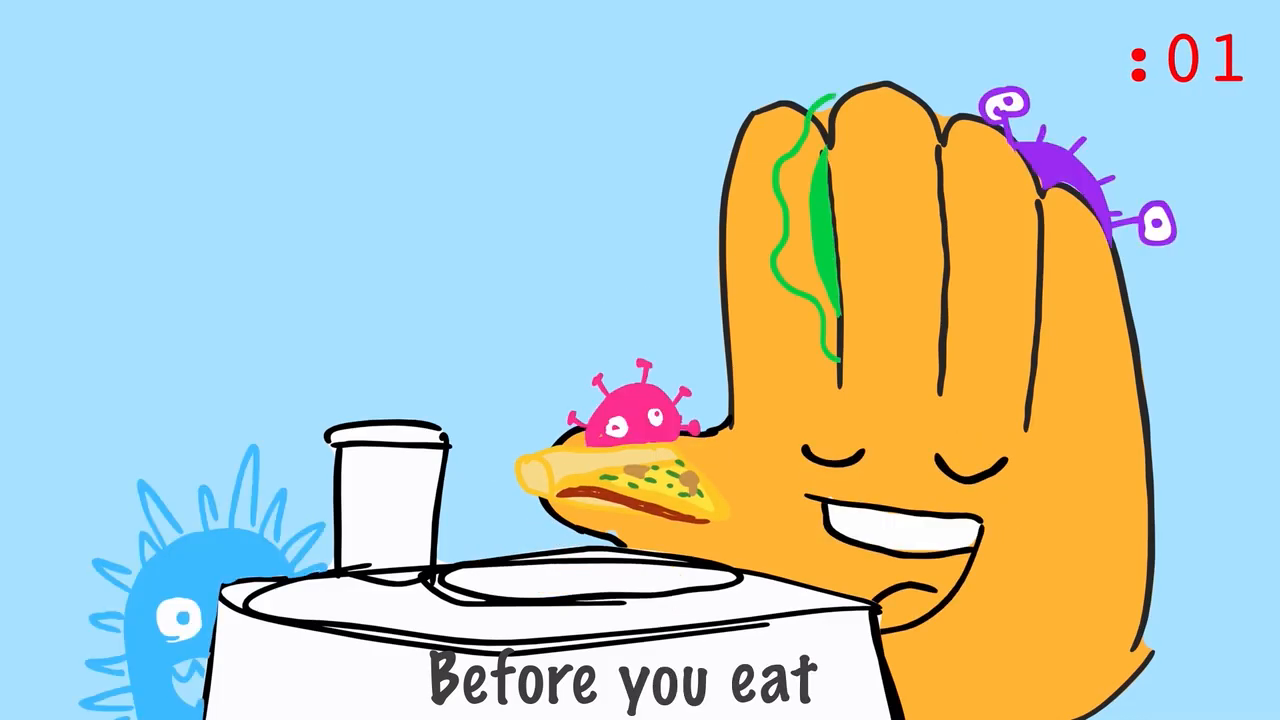
#> input picture frame 54 of sample.mp4, 1280 x 720 px
$ jupyter execute --allow-errors 'Video Loading.ipynb'
#> lines starting #> are read from the running program, lines starting #| are printed output that depends on the picture
#> (a cell that did not finish here is left out)

[cell 2]
import numpy as np
import cv2

cap = cv2.VideoCapture('sample.mp4')

while(cap.isOpened()):
    ret, frame = cap.read()
#> frame is the input picture: shape (720, 1280, 3); mean B, G, R 194, 203, 185.7
    cv2.imshow('frame',frame)
    if cv2.waitKey(1) & 0xFF == ord('q'):
#> (key q is pressed here)
        break

cap.release()
cv2.destroyAllWindows()

[cell 3]
import numpy as np
import cv2 as cv
cap = cv.VideoCapture('sample.mp4')
while cap.isOpened():
    ret, frame = cap.read()
    # if frame is read correctly ret is True
    if not ret:
        print("Can't receive frame (stream end?). Exiting ...")
        break
    gray = cv.cvtColor(frame, cv.COLOR_BGR2GRAY)
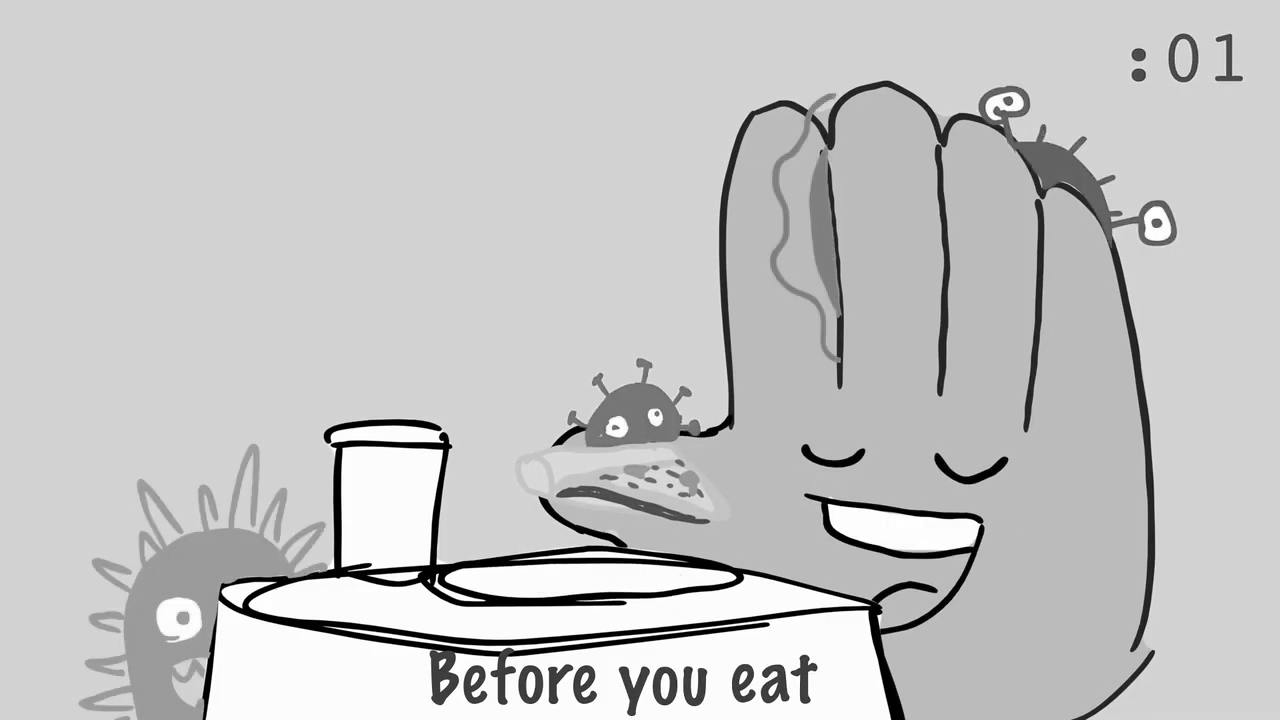
#> gray: shape (720, 1280); min 0, max 255, mean 196.7
    cv.imshow('frame', gray)
    if cv.waitKey(1) == ord('q'):
#> (key q is pressed here)
        break
cap.release()
cv.destroyAllWindows()

[cell 4]
import numpy as np
import cv2 as cv
cap = cv.VideoCapture(0)
# Define the codec and create VideoWriter object
fourcc = cv.VideoWriter_fourcc(*'XVID')
out = cv.VideoWriter('output.avi', fourcc, 20.0, (640,  480))
while cap.isOpened():
    ret, frame = cap.read()
    if not ret:
        print("Can't receive frame (stream end?). Exiting ...")
        break
    frame = cv.flip(frame, 0)
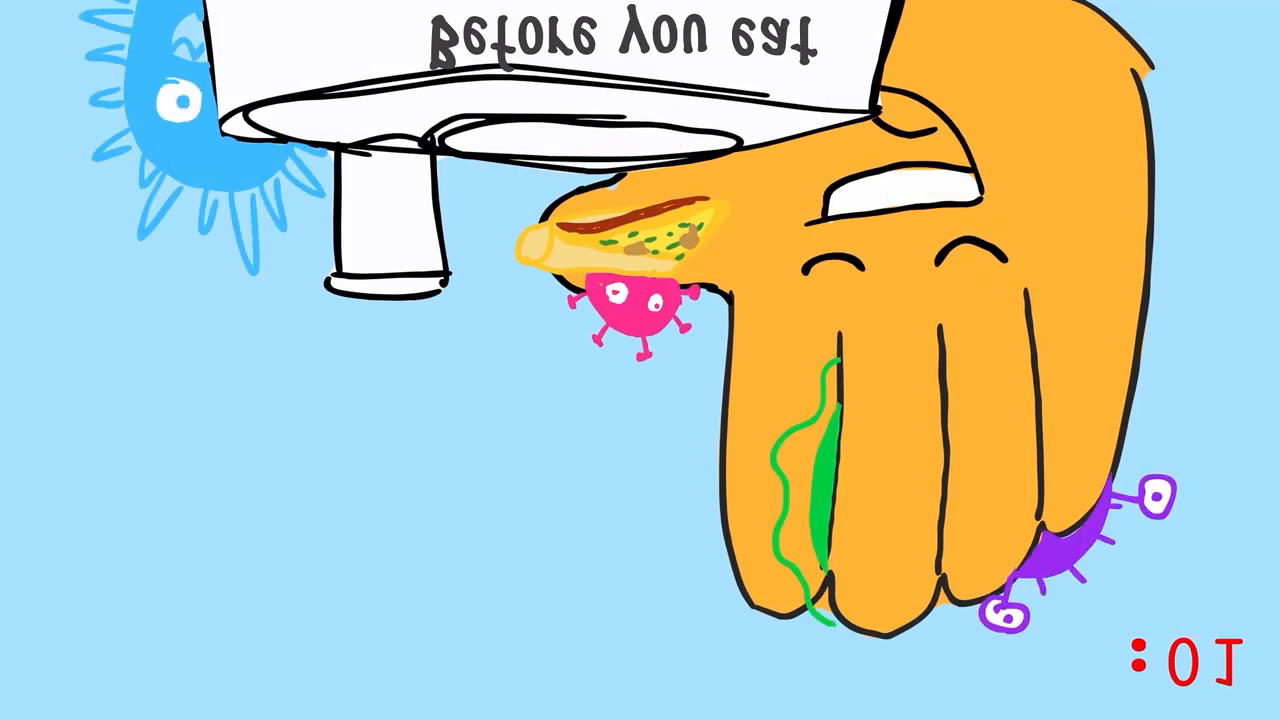
#> frame: shape (720, 1280, 3); mean B, G, R 194, 203, 185.7
    # write the flipped frame
    out.write(frame)
    cv.imshow('frame', frame)
    if cv.waitKey(1) == ord('q'):
#> (key q is pressed here)
        break
# Release everything if job is finished
cap.release()
out.release()
cv.destroyAllWindows()

$ run again, starting later in the video
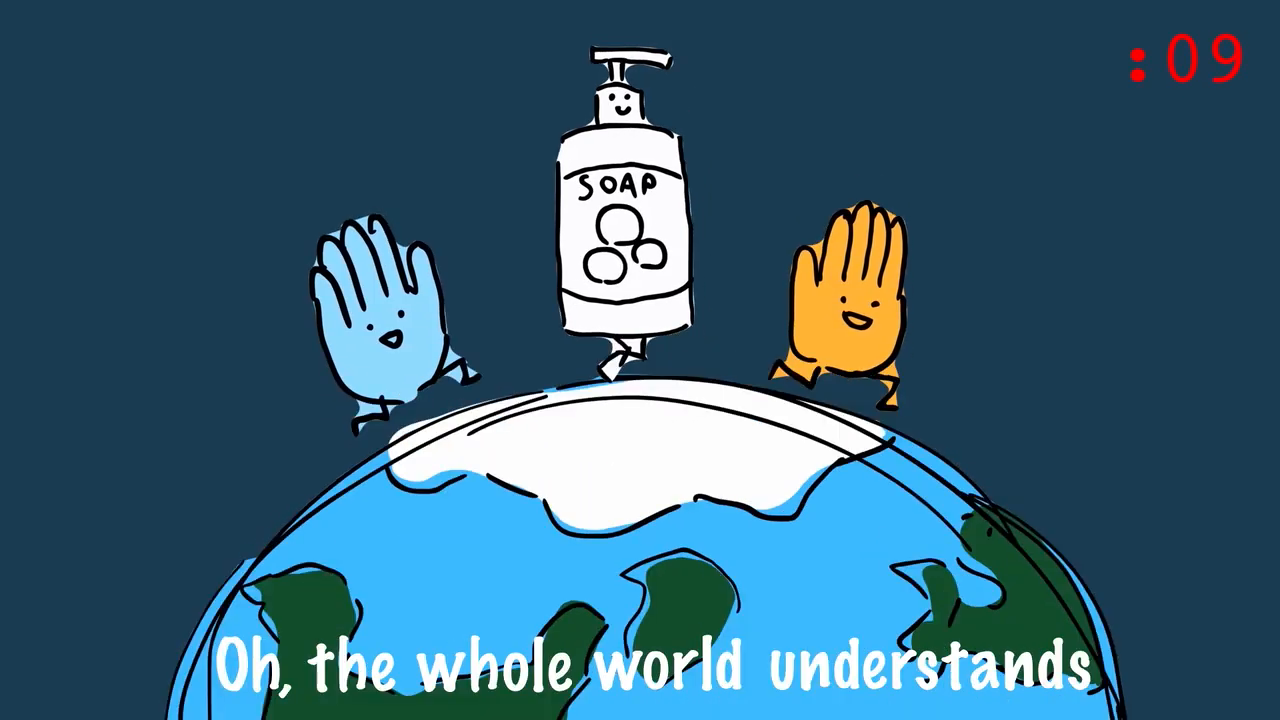
#> input picture frame 245 of sample.mp4, 1280 x 720 px
#> frame is the input picture: shape (720, 1280, 3); mean B, G, R 117.6, 96.6, 55.5
#> `gray = cv.cvtColor(frame, cv.COLOR_BGR2GRAY)`:
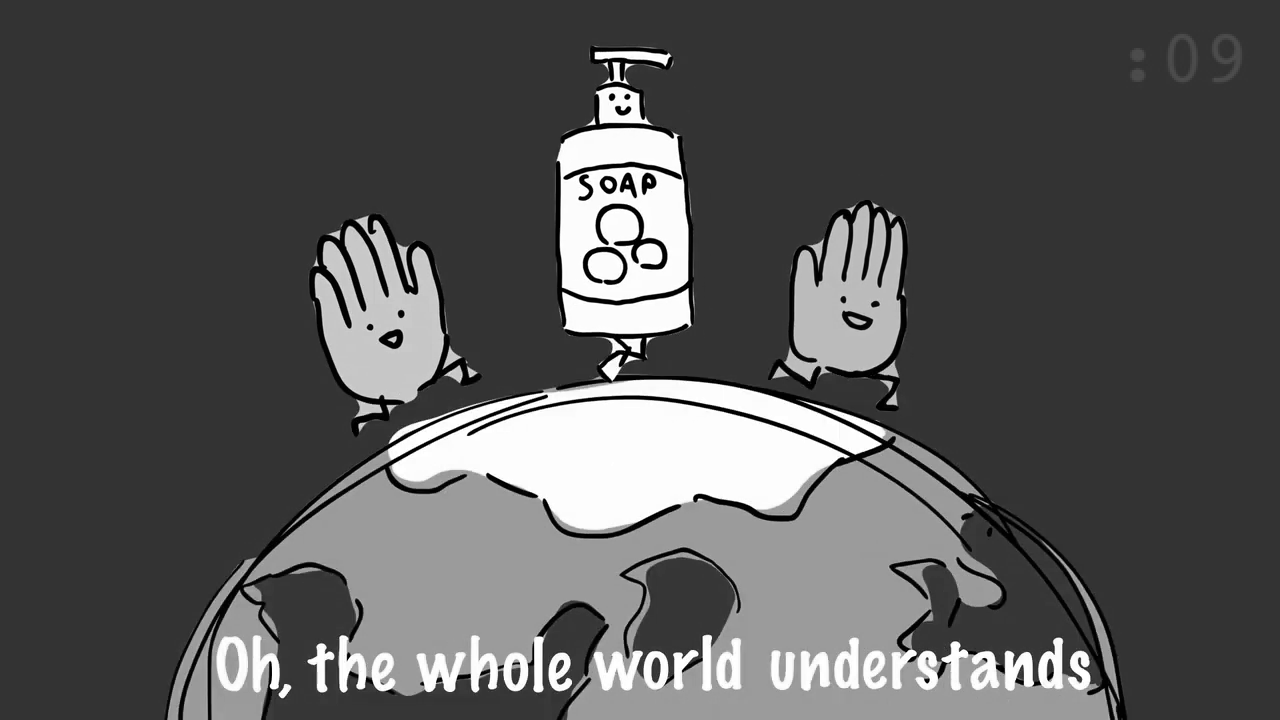
#> gray: shape (720, 1280); min 0, max 255, mean 86.5
#> `frame = cv.flip(frame, 0)`:
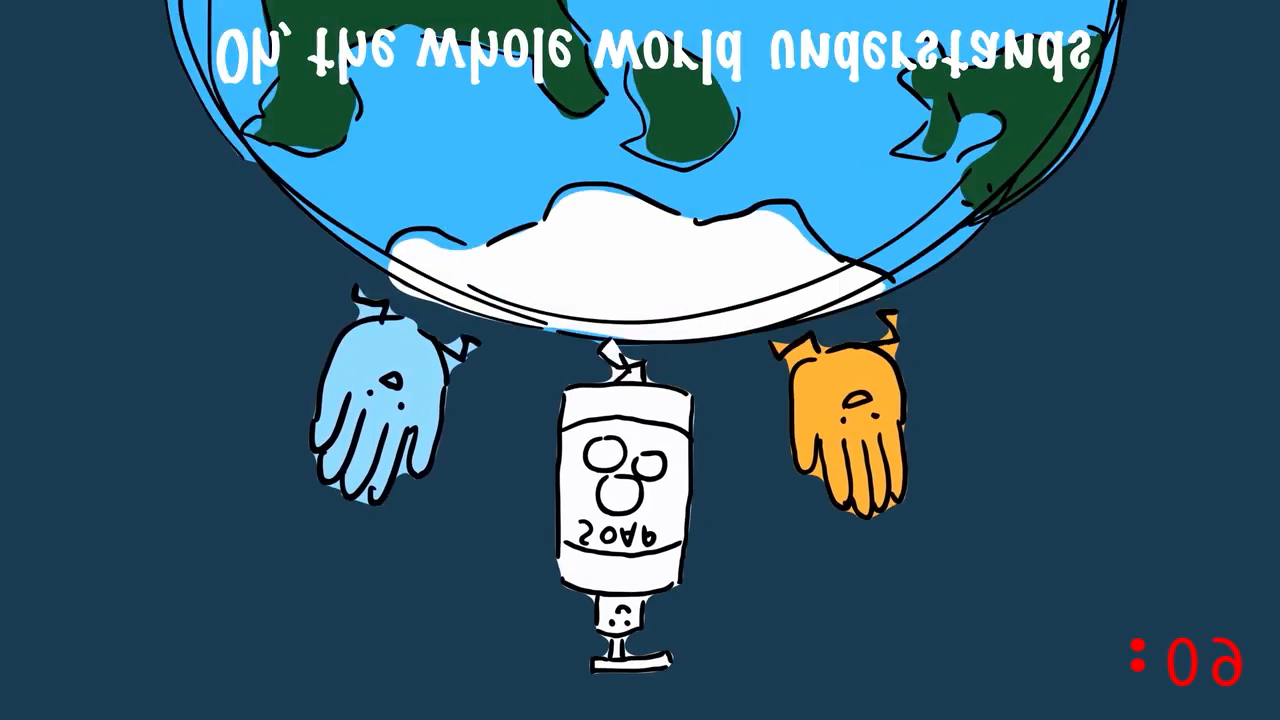
#> frame: shape (720, 1280, 3); mean B, G, R 117.6, 96.6, 55.5

$ run again, starting later in the video
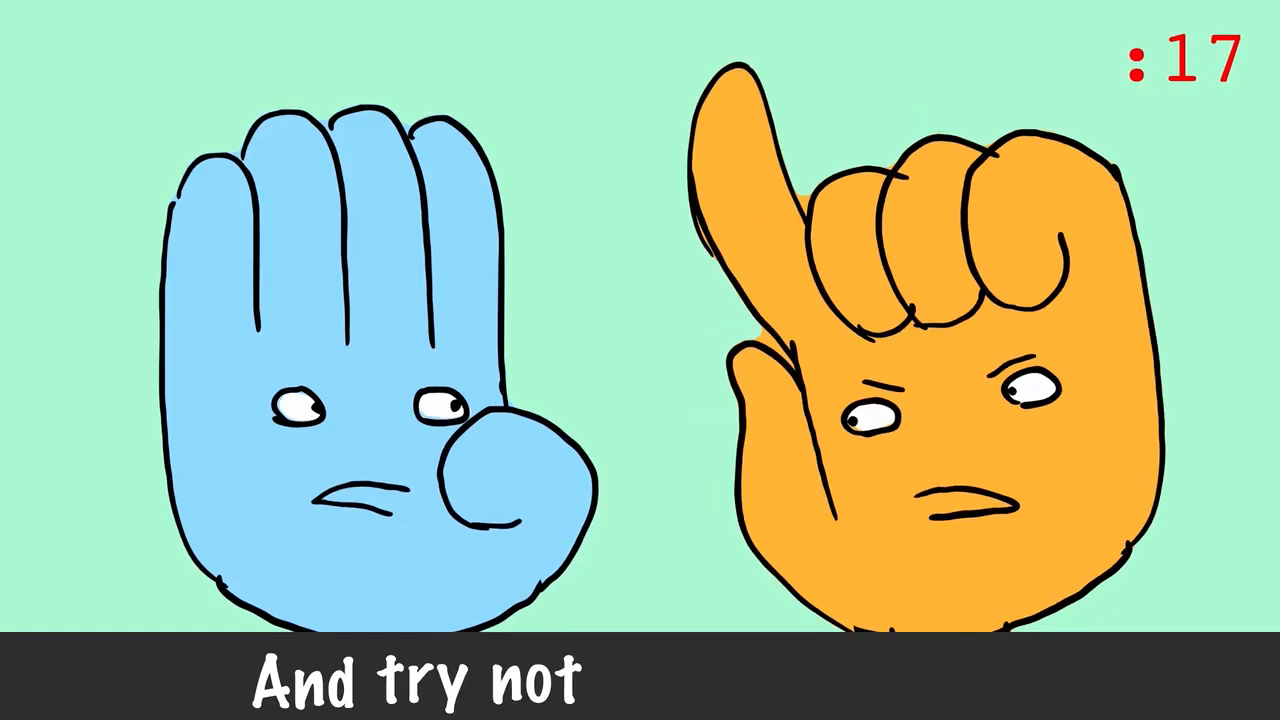
#> input picture frame 436 of sample.mp4, 1280 x 720 px
#> frame is the input picture: shape (720, 1280, 3); mean B, G, R 159.7, 195.2, 160.7
#> `gray = cv.cvtColor(frame, cv.COLOR_BGR2GRAY)`:
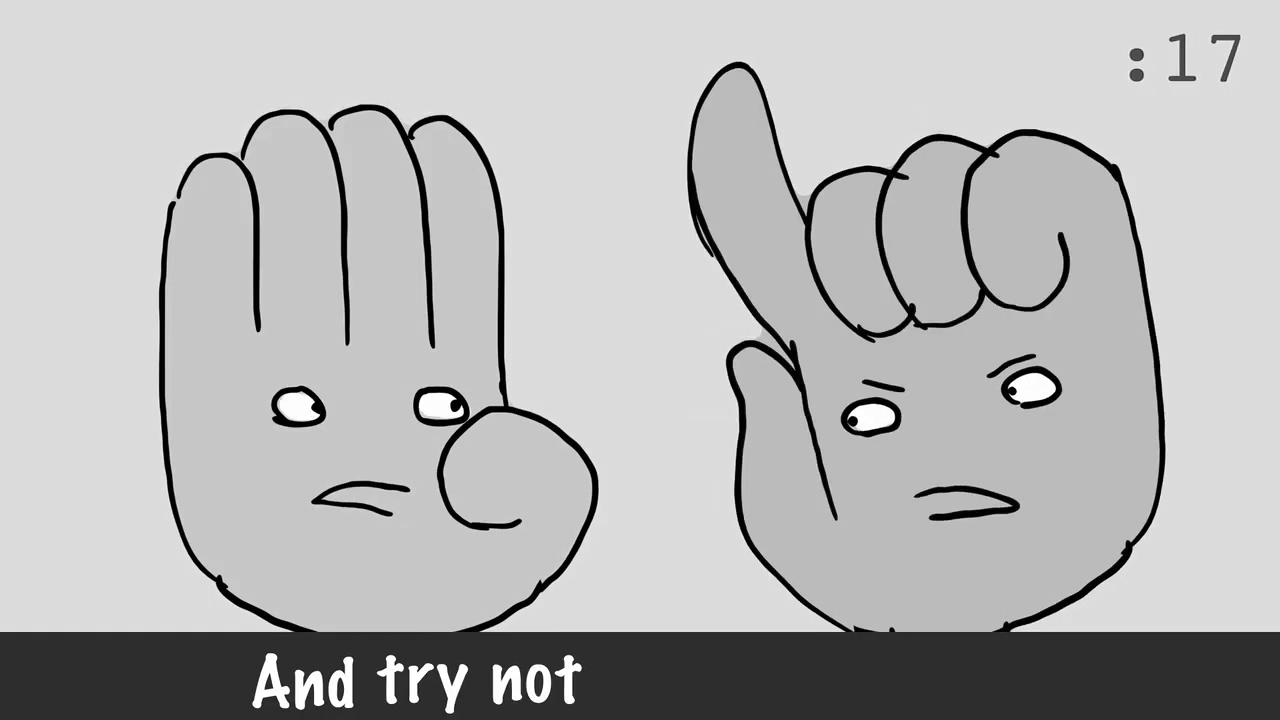
#> gray: shape (720, 1280); min 0, max 255, mean 180.6
#> `frame = cv.flip(frame, 0)`:
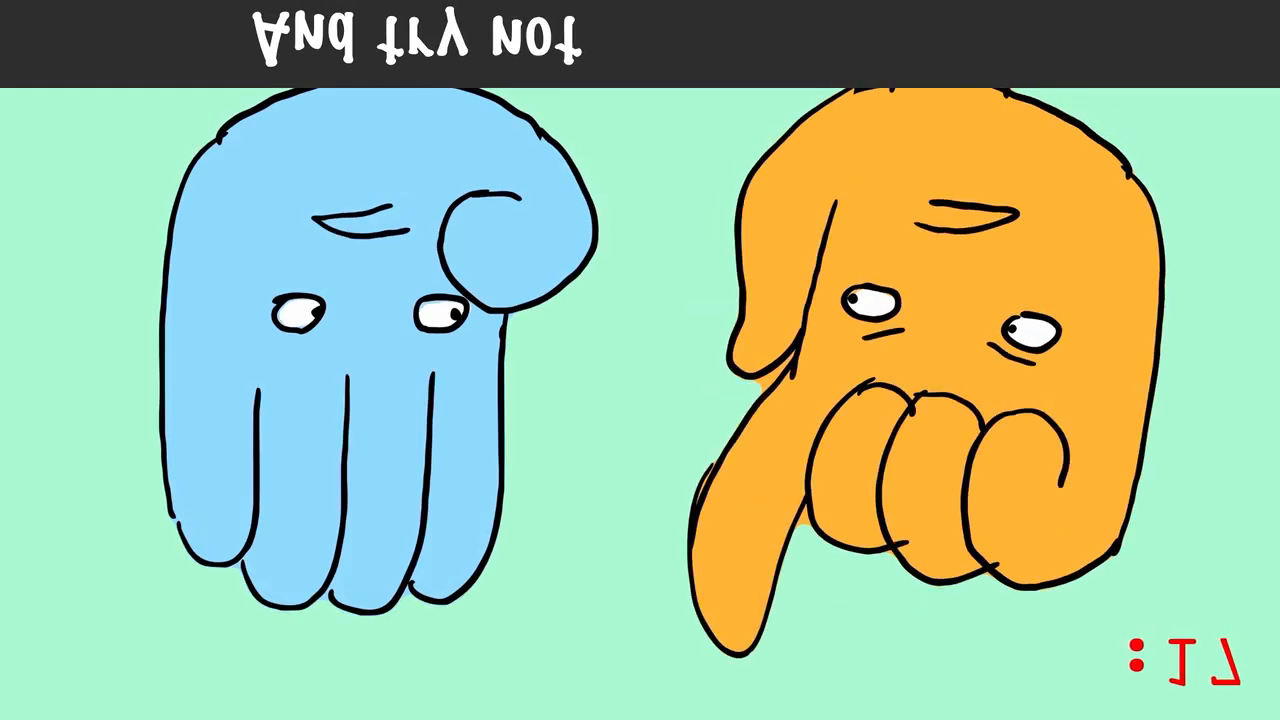
#> frame: shape (720, 1280, 3); mean B, G, R 159.7, 195.2, 160.7
